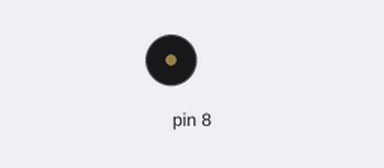
Bench run of a sketch on a simulated Arduino Uno, built with avr-gcc and run on an emulated ATmega328P. Parts: buzzer (waves = sounding).

Above: at 0.6 s.
At 2.62 s:
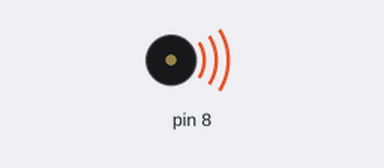
Timing chart, 0 to 3.0 s (numbered marks = the images above):
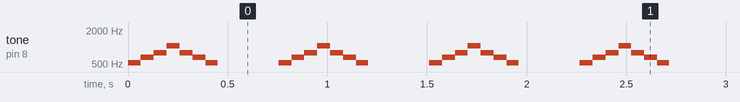

Measured:
- by itself, tone on pin 8: repeats every 0.76 s: 659 Hz 0.07 s, 784 Hz 0.07 s, 1047 Hz 0.07 s, 784 Hz 0.07 s, 659 Hz 0.07 s, 523 Hz 0.06 s, silent 0.31 s, 523 Hz 0.07 s

The sketch:

passive_buzer.ino
```cpp
#include "pitches.h"

int melody[] = {
  // DIATONIC SCALE
  // NOTE_C5, NOTE_D5, NOTE_E5, NOTE_F5,
  // NOTE_G5, NOTE_A5, NOTE_B5, NOTE_C6

  // ARPEGGIOUS
  NOTE_C5, NOTE_E5, NOTE_G5, NOTE_C6

  // PENTATONIC
  // NOTE_C5, NOTE_D5, NOTE_E5,
  // NOTE_G5, NOTE_A5, NOTE_C6

};

// int noteDuration = 1000;  // how long each note sounds (ms)
// int gap = 50;            // silence between notes (ms)

// MODERATO
// int noteDuration = 200;
// int gap = 20;

// ALLEGRO
// int noteDuration = 100;
// int gap = 10;

// Vivace
int noteDuration = 60;
int gap = 5;

void setup() {}

void loop() {

  // ASCENDING (change to 8 if diatonic scale)
  for (int i = 0; i < 4; i++) {
    tone(8, melody[i]);
    delay(noteDuration);
    noTone(8);          // stop sound EXACTLY on time
    delay(gap);
  }

  // DESCENDING (avoid repeating the highest note, change to 6 if diatonic scale)
  for (int i = 2; i >= 0; i--) {
    tone(8, melody[i]);
    delay(noteDuration);
    noTone(8);          // stop sound
    delay(gap);
  }

  delay(300);           // small pause before restarting
}
```
